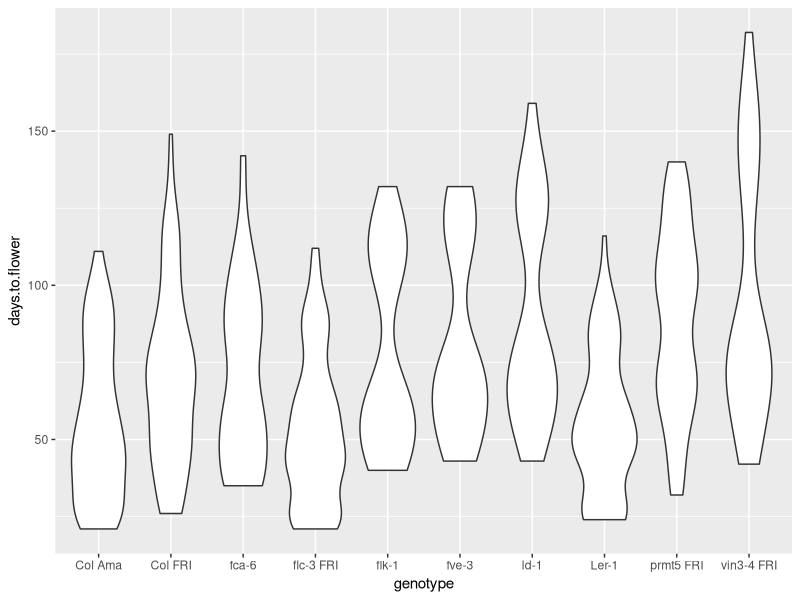
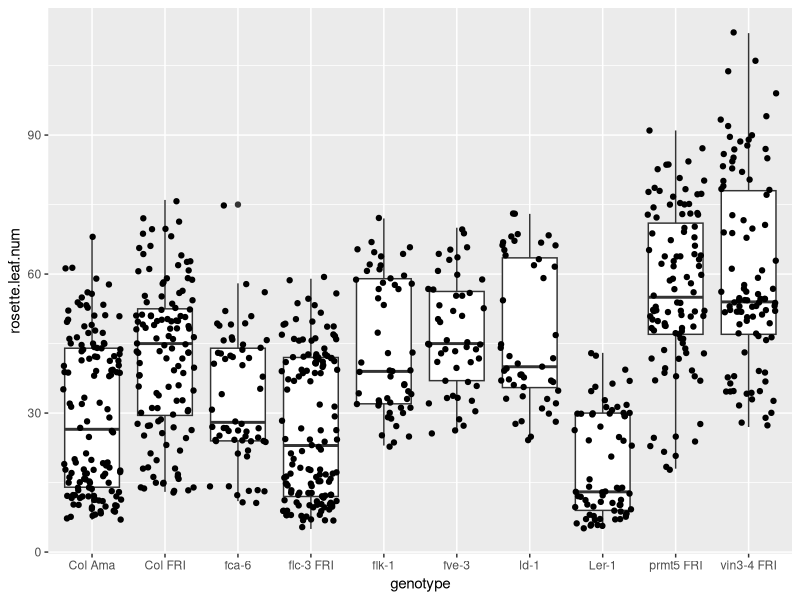
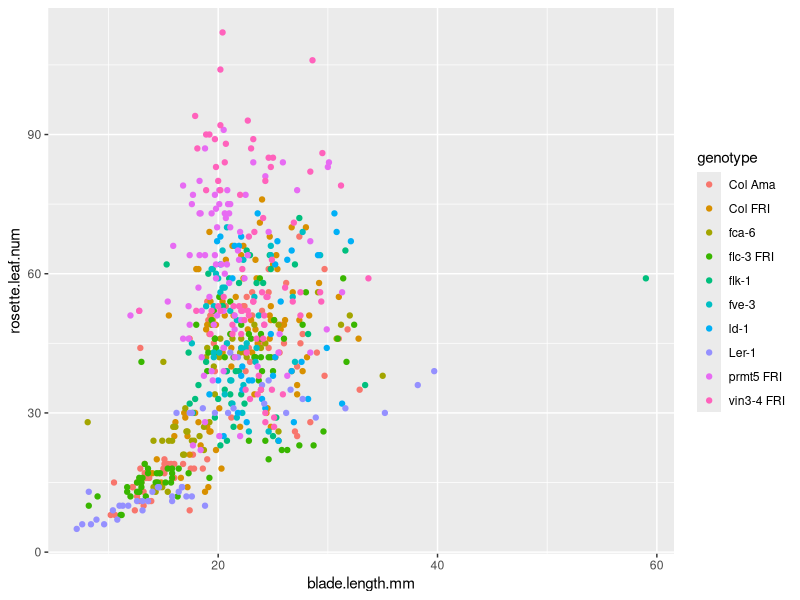
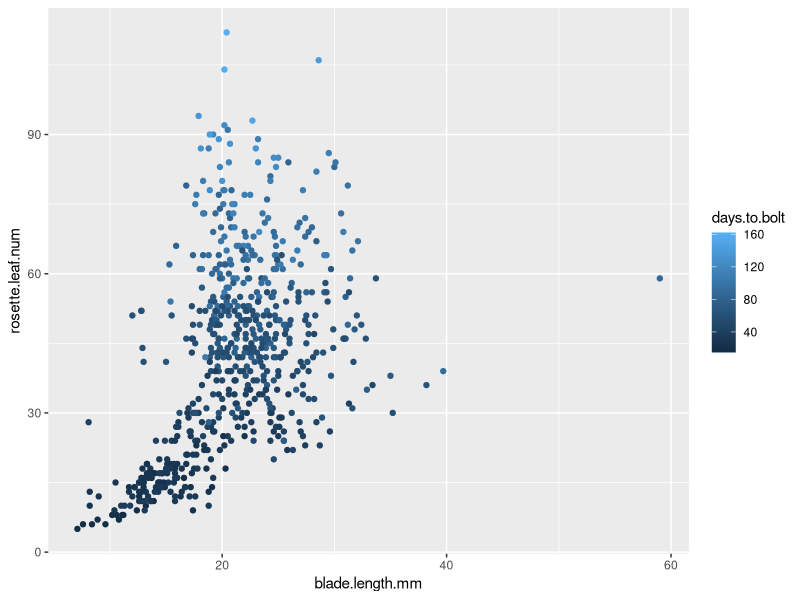
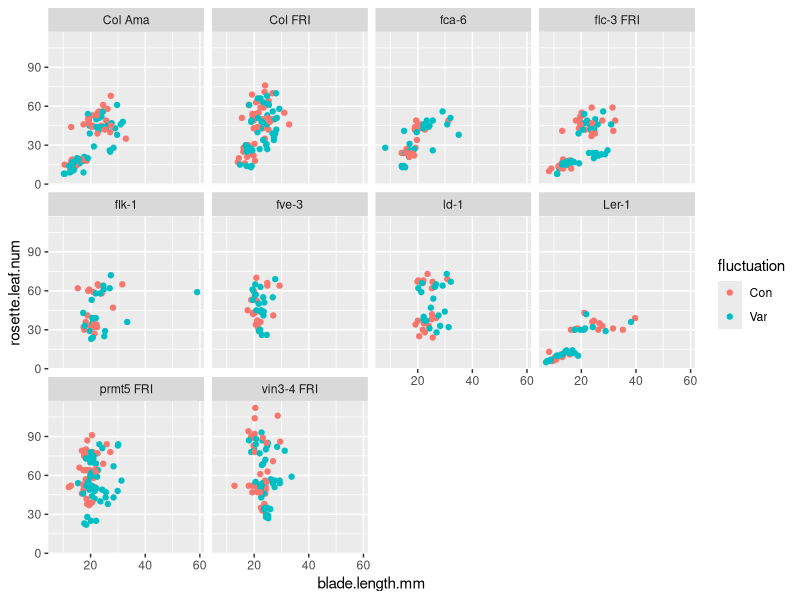
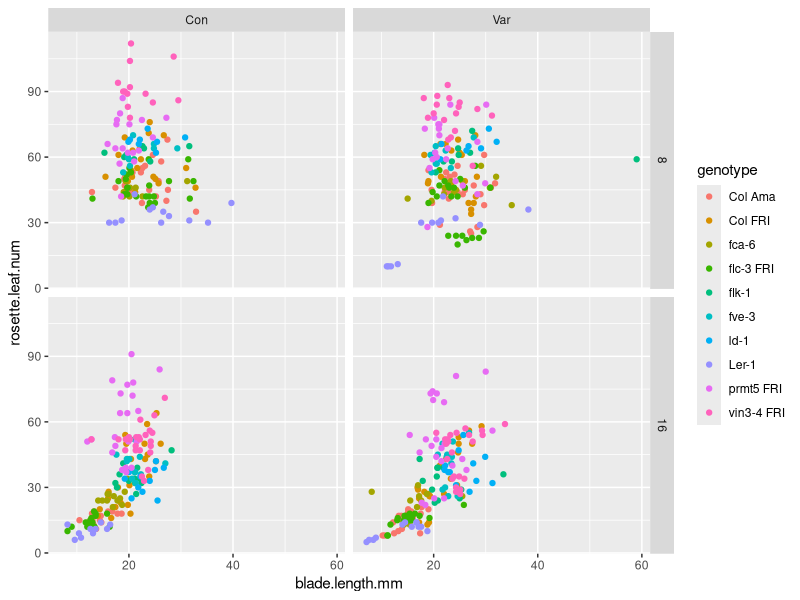
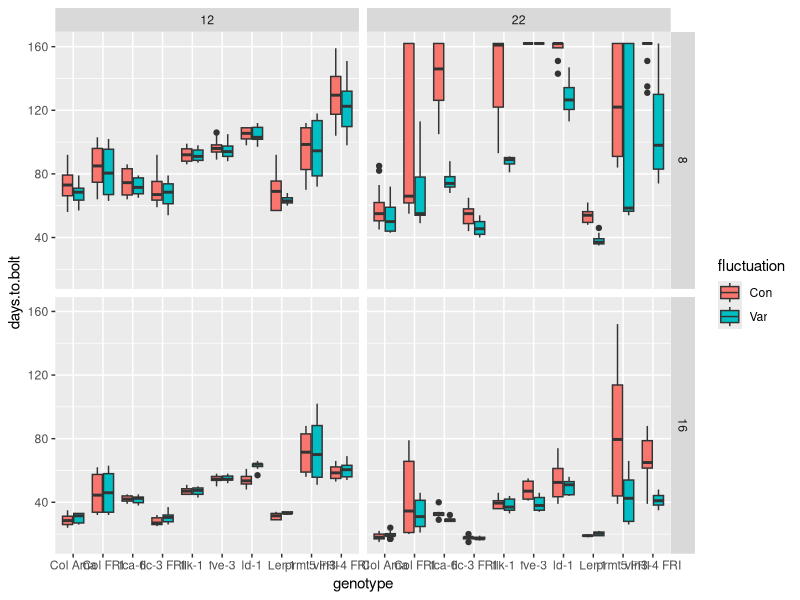

Recreate these plots in R, in order.
## ---- chunk 1
knitr::opts_chunk$set(echo = TRUE)
## ---- chunk 2
library(tidyverse)
expt1 <- read_tsv("../data/burghardt_et_al_2015_expt1.txt")
## ---- chunk 3
ggplot(expt1, aes(genotype, days.to.flower)) +
  geom_violin()
## ---- chunk 4
ggplot(expt1, aes(genotype, rosette.leaf.num)) +
  geom_boxplot() + 
  geom_jitter()
## ---- chunk 5
ggplot(expt1, aes(blade.length.mm, rosette.leaf.num, colour = genotype)) +
  geom_point()
## ---- chunk 6
ggplot(expt1, aes(blade.length.mm, rosette.leaf.num, colour = days.to.bolt)) +
  geom_point()
## ---- chunk 7
ggplot(expt1, aes(blade.length.mm, rosette.leaf.num, colour = fluctuation)) +
    geom_point() +
    facet_wrap( ~ genotype)
## ---- chunk 8
ggplot(expt1, aes(blade.length.mm, rosette.leaf.num, colour = genotype)) +
    geom_point() +
    facet_grid(day.length ~ fluctuation)
## ---- chunk 9
ggplot(expt1, aes(genotype, days.to.bolt, fill = fluctuation)) +
    geom_boxplot() +
    facet_grid(day.length ~ temperature)
